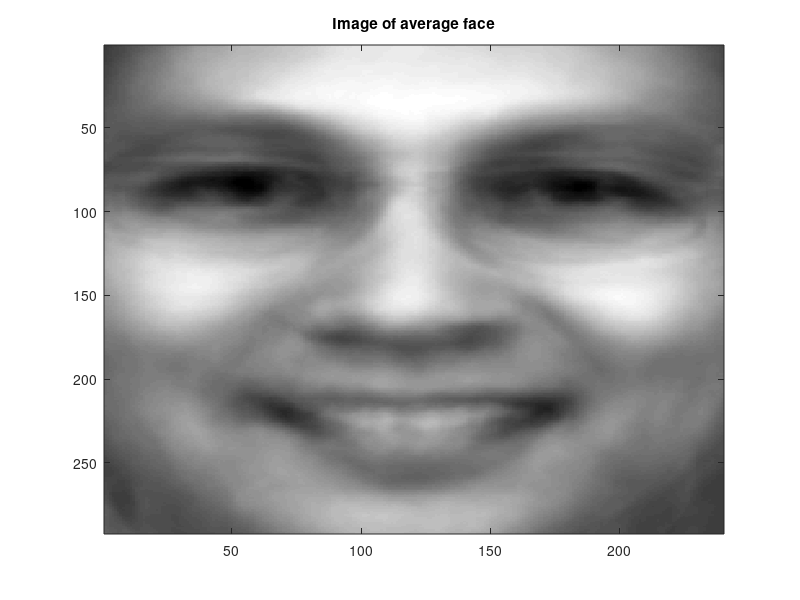
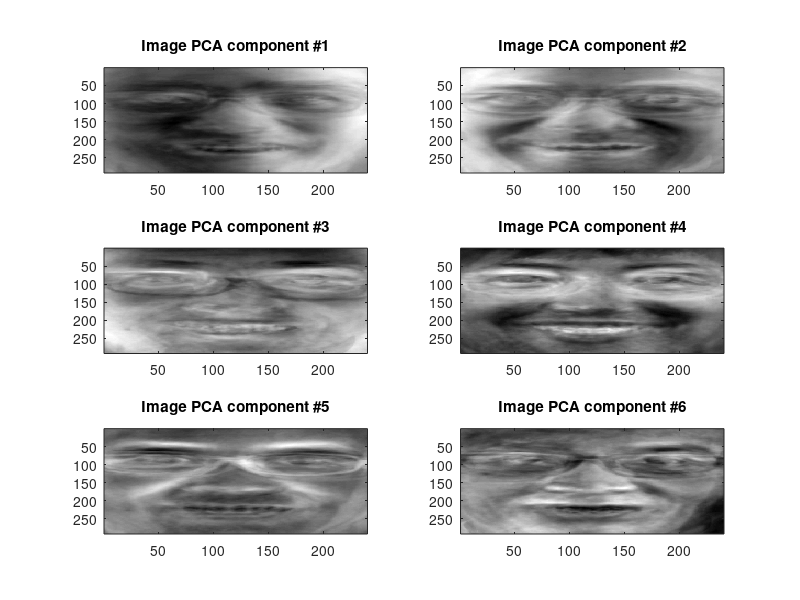
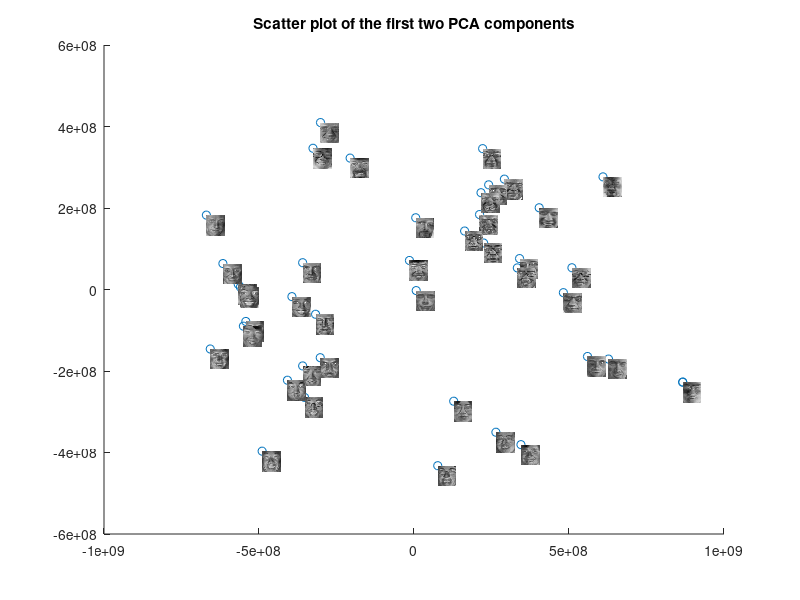

MATLAB code to generate these figures, in order:
clear; clc;
addpath(genpath(pwd));
data = load('hw3p1_data.mat');
rows = data.rows;
cols = data.cols;
data = data.x;
samples = length(data(:,1));

%a) image of average face
figure
meanimg = mean(data, 1);
img = reshape(meanimg, rows, cols);
imagesc(img);
colormap gray;
title 'Image of average face';

%b) image of first six eigenvectors using the snapshot PCA
faces = data;
for idx=1:samples
    faces(idx, :) = faces(idx, :) - meanimg;
end

r = zeros(samples, samples);

for idx=1:samples
    for jdx=1:samples
        r(idx, jdx) = faces(idx, :) * transpose(faces(jdx, :));
    end
end

[reigenvectors, reigenvalues] = svd(r);

dimensions = 6;
eigenvectors = zeros(length(faces(1, :)), 6);
for idx=1:dimensions
    sum = zeros(1, length(faces(1, :)));
    for jdx = 1:samples
        sum = sum + reigenvectors(jdx, idx)*faces(jdx, :);
    end
    eigenvectors(:, idx) = sum;
end
figure('Position', [200 100 1024 800]);
for idx=1:dimensions    
    subplot(3,2,idx);
    img = reshape(eigenvectors(:, idx), rows, cols);
    imagesc(img);
    colormap gray;
    title(sprintf('Image PCA component #%d', idx));
end

%(c) scatter plot from the first two dimensions of PCA
figure('Position', [300 100 1024 800]);
pcavectors = faces * eigenvectors;
scatter(pcavectors(:, 1), pcavectors(:, 2));
hold on;
for idx = 1:samples
    imagesc(reshape(faces(idx, :), rows, cols), 'XData', [pcavectors(idx, 1) pcavectors(idx, 1)+60000000], 'YData', [pcavectors(idx, 2)  pcavectors(idx, 2)-50000000]);    
end
colormap gray;
title('Scatter plot of the first two PCA components');
